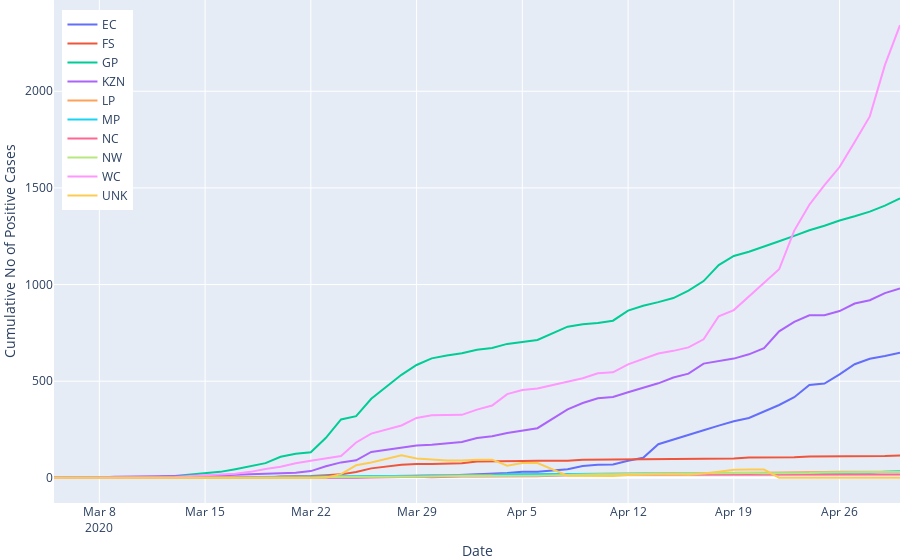

The code cell stored with this chart in its notebook:
### Code cell
fig_cum_prov_cases = px.line(prov_cumulative, x='date', y='cumulative_cases', color='province',
                         hover_data=['province'])

fig_cum_prov_cases.update_layout(
    title="",
    xaxis_title="Date",
    yaxis_title="Cumulative No of Positive Cases",
    hovermode= 'x',
    legend=dict(x=0.01, y=.98, title=dict(text="")),
    xaxis=dict(fixedrange=True),
    yaxis=dict(fixedrange=True),
    margin=empty_margin_dict,

)

for d in fig_cum_prov_cases.data:
    d.hoverinfo = 'all',
    d.hovertemplate = '%{customdata[0]}<br>%{y}'
    d.hoverlabel.namelength = 0
#     d.name = d.name[9:]
    
fig_cum_prov_cases.show(config = dict(displayModeBar=False))

### Figure 1 — Plotly figure (JSON) as saved in the notebook; plotly's stock layout.template omitted (floating-point values rounded to 4 significant figures)
{"data": [{"customdata": [["EC"], ["EC"], ["EC"], ["EC"], ["EC"], ["EC"], ["EC"], ["EC"], ["EC"], ["EC"], ["EC"], ["EC"], ["EC"], ["EC"], ["EC"], ["EC"], ["EC"], ["EC"], ["EC"], ["EC"], ["EC"], ["EC"], ["EC"], ["EC"], ["EC"], ["EC"], ["EC"], ["EC"], ["EC"], ["EC"], ["EC"], ["EC"], ["EC"], ["EC"], ["EC"], ["EC"], ["EC"], ["EC"], ["EC"], ["EC"], ["EC"], ["EC"], ["EC"], ["EC"], ["EC"], ["EC"], ["EC"], ["EC"], ["EC"], ["EC"], ["EC"], ["EC"], ["EC"]], "hoverinfo": ["all"], "hoverlabel": {"namelength": 0}, "hovertemplate": "%{customdata[0]}<br>%{y}", "legendgroup": "EC", "line": {"color": "#636efa", "dash": "solid"}, "mode": "lines", "name": "EC", "showlegend": true, "type": "scatter", "x": ["2020-03-05T00:00:00", "2020-03-07T00:00:00", "2020-03-08T00:00:00", "2020-03-09T00:00:00", "2020-03-11T00:00:00", "2020-03-12T00:00:00", "2020-03-13T00:00:00", "2020-03-14T00:00:00", "2020-03-15T00:00:00", "2020-03-16T00:00:00", "2020-03-17T00:00:00", "2020-03-18T00:00:00", "2020-03-19T00:00:00", "2020-03-20T00:00:00", "2020-03-21T00:00:00", "2020-03-22T00:00:00", "2020-03-23T00:00:00", "2020-03-24T00:00:00", "2020-03-25T00:00:00", "2020-03-26T00:00:00", "2020-03-28T00:00:00", "2020-03-29T00:00:00", "2020-03-30T00:00:00", "2020-03-31T00:00:00", "2020-04-01T00:00:00", "2020-04-02T00:00:00", "2020-04-03T00:00:00", "2020-04-04T00:00:00", "2020-04-05T00:00:00", "2020-04-06T00:00:00", "2020-04-08T00:00:00", "2020-04-09T00:00:00", "2020-04-10T00:00:00", "2020-04-11T00:00:00", "2020-04-12T00:00:00", "2020-04-13T00:00:00", "2020-04-14T00:00:00", "2020-04-15T00:00:00", "2020-04-16T00:00:00", "2020-04-17T00:00:00", "2020-04-18T00:00:00", "2020-04-19T00:00:00", "2020-04-20T00:00:00", "2020-04-21T00:00:00", "2020-04-22T00:00:00", "2020-04-23T00:00:00", "2020-04-24T00:00:00", "2020-04-25T00:00:00", "2020-04-26T00:00:00", "2020-04-27T00:00:00", "2020-04-28T00:00:00", "2020-04-29T00:00:00", "2020-04-30T00:00:00"], "xaxis": "x", "y": [0, 0, 0, 0, 0, 0, 0, 0, 0, 0, 0, 0, 0, 0, 1, 2, 2, 2, 2, 5, 10, 12, 12, 12, 15, 17, 21, 25, 31, 32, 45, 61, 68, 69, 88, 104, 174, 199, 220, 246, 270, 293, 310, 345, 377, 417, 480, 488, 535, 588, 616, 630, 647], "yaxis": "y"}, {"customdata": [["FS"], ["FS"], ["FS"], ["FS"], ["FS"], ["FS"], ["FS"], ["FS"], ["FS"], ["FS"], ["FS"], ["FS"], ["FS"], ["FS"], ["FS"], ["FS"], ["FS"], ["FS"], ["FS"], ["FS"], ["FS"], ["FS"], ["FS"], ["FS"], ["FS"], ["FS"], ["FS"], ["FS"], ["FS"], ["FS"], ["FS"], ["FS"], ["FS"], ["FS"], ["FS"], ["FS"], ["FS"], ["FS"], ["FS"], ["FS"], ["FS"], ["FS"], ["FS"], ["FS"], ["FS"], ["FS"], ["FS"], ["FS"], ["FS"], ["FS"], ["FS"], ["FS"], ["FS"]], "hoverinfo": ["all"], "hoverlabel": {"namelength": 0}, "hovertemplate": "%{customdata[0]}<br>%{y}", "legendgroup": "FS", "line": {"color": "#EF553B", "dash": "solid"}, "mode": "lines", "name": "FS", "showlegend": true, "type": "scatter", "x": ["2020-03-05T00:00:00", "2020-03-07T00:00:00", "2020-03-08T00:00:00", "2020-03-09T00:00:00", "2020-03-11T00:00:00", "2020-03-12T00:00:00", "2020-03-13T00:00:00", "2020-03-14T00:00:00", "2020-03-15T00:00:00", "2020-03-16T00:00:00", "2020-03-17T00:00:00", "2020-03-18T00:00:00", "2020-03-19T00:00:00", "2020-03-20T00:00:00", "2020-03-21T00:00:00", "2020-03-22T00:00:00", "2020-03-23T00:00:00", "2020-03-24T00:00:00", "2020-03-25T00:00:00", "2020-03-26T00:00:00", "2020-03-28T00:00:00", "2020-03-29T00:00:00", "2020-03-30T00:00:00", "2020-03-31T00:00:00", "2020-04-01T00:00:00", "2020-04-02T00:00:00", "2020-04-03T00:00:00", "2020-04-04T00:00:00", "2020-04-05T00:00:00", "2020-04-06T00:00:00", "2020-04-08T00:00:00", "2020-04-09T00:00:00", "2020-04-10T00:00:00", "2020-04-11T00:00:00", "2020-04-12T00:00:00", "2020-04-13T00:00:00", "2020-04-14T00:00:00", "2020-04-15T00:00:00", "2020-04-16T00:00:00", "2020-04-17T00:00:00", "2020-04-18T00:00:00", "2020-04-19T00:00:00", "2020-04-20T00:00:00", "2020-04-21T00:00:00", "2020-04-22T00:00:00", "2020-04-23T00:00:00", "2020-04-24T00:00:00", "2020-04-25T00:00:00", "2020-04-26T00:00:00", "2020-04-27T00:00:00", "2020-04-28T00:00:00", "2020-04-29T00:00:00", "2020-04-30T00:00:00"], "xaxis": "x", "y": [0, 0, 0, 0, 0, 0, 0, 0, 0, 0, 0, 0, 0, 7, 7, 9, 13, 18, 30, 49, 68, 72, 72, 74, 76, 84, 84, 85, 87, 89, 88, 93, 94, 94, 96, 96, 98, 97, 98, 100, 100, 100, 105, 106, 106, 106, 111, 111, 110, 111, 113, 113, 116], "yaxis": "y"}, {"customdata": [["GP"], ["GP"], ["GP"], ["GP"], ["GP"], ["GP"], ["GP"], ["GP"], ["GP"], ["GP"], ["GP"], ["GP"], ["GP"], ["GP"], ["GP"], ["GP"], ["GP"], ["GP"], ["GP"], ["GP"], ["GP"], ["GP"], ["GP"], ["GP"], ["GP"], ["GP"], ["GP"], ["GP"], ["GP"], ["GP"], ["GP"], ["GP"], ["GP"], ["GP"], ["GP"], ["GP"], ["GP"], ["GP"], ["GP"], ["GP"], ["GP"], ["GP"], ["GP"], ["GP"], ["GP"], ["GP"], ["GP"], ["GP"], ["GP"], ["GP"], ["GP"], ["GP"], ["GP"]], "hoverinfo": ["all"], "hoverlabel": {"namelength": 0}, "hovertemplate": "%{customdata[0]}<br>%{y}", "legendgroup": "GP", "line": {"color": "#00cc96", "dash": "solid"}, "mode": "lines", "name": "GP", "showlegend": true, "type": "scatter", "x": ["2020-03-05T00:00:00", "2020-03-07T00:00:00", "2020-03-08T00:00:00", "2020-03-09T00:00:00", "2020-03-11T00:00:00", "2020-03-12T00:00:00", "2020-03-13T00:00:00", "2020-03-14T00:00:00", "2020-03-15T00:00:00", "2020-03-16T00:00:00", "2020-03-17T00:00:00", "2020-03-18T00:00:00", "2020-03-19T00:00:00", "2020-03-20T00:00:00", "2020-03-21T00:00:00", "2020-03-22T00:00:00", "2020-03-23T00:00:00", "2020-03-24T00:00:00", "2020-03-25T00:00:00", "2020-03-26T00:00:00", "2020-03-28T00:00:00", "2020-03-29T00:00:00", "2020-03-30T00:00:00", "2020-03-31T00:00:00", "2020-04-01T00:00:00", "2020-04-02T00:00:00", "2020-04-03T00:00:00", "2020-04-04T00:00:00", "2020-04-05T00:00:00", "2020-04-06T00:00:00", "2020-04-08T00:00:00", "2020-04-09T00:00:00", "2020-04-10T00:00:00", "2020-04-11T00:00:00", "2020-04-12T00:00:00", "2020-04-13T00:00:00", "2020-04-14T00:00:00", "2020-04-15T00:00:00", "2020-04-16T00:00:00", "2020-04-17T00:00:00", "2020-04-18T00:00:00", "2020-04-19T00:00:00", "2020-04-20T00:00:00", "2020-04-21T00:00:00", "2020-04-22T00:00:00", "2020-04-23T00:00:00", "2020-04-24T00:00:00", "2020-04-25T00:00:00", "2020-04-26T00:00:00", "2020-04-27T00:00:00", "2020-04-28T00:00:00", "2020-04-29T00:00:00", "2020-04-30T00:00:00"], "xaxis": "x", "y": [0, 1, 1, 1, 5, 6, 10, 17, 24, 31, 45, 61, 76, 109, 125, 132, 207, 302, 319, 409, 533, 584, 618, 633, 645, 663, 672, 693, 704, 713, 782, 795, 801, 813, 865, 890, 909, 930, 969, 1018, 1101, 1148, 1170, 1199, 1224, 1252, 1281, 1304, 1331, 1353, 1377, 1408, 1446], "yaxis": "y"}, {"customdata": [["KZN"], ["KZN"], ["KZN"], ["KZN"], ["KZN"], ["KZN"], ["KZN"], ["KZN"], ["KZN"], ["KZN"], ["KZN"], ["KZN"], ["KZN"], ["KZN"], ["KZN"], ["KZN"], ["KZN"], ["KZN"], ["KZN"], ["KZN"], ["KZN"], ["KZN"], ["KZN"], ["KZN"], ["KZN"], ["KZN"], ["KZN"], ["KZN"], ["KZN"], ["KZN"], ["KZN"], ["KZN"], ["KZN"], ["KZN"], ["KZN"], ["KZN"], ["KZN"], ["KZN"], ["KZN"], ["KZN"], ["KZN"], ["KZN"], ["KZN"], ["KZN"], ["KZN"], ["KZN"], ["KZN"], ["KZN"], ["KZN"], ["KZN"], ["KZN"], ["KZN"], ["KZN"]], "hoverinfo": ["all"], "hoverlabel": {"namelength": 0}, "hovertemplate": "%{customdata[0]}<br>%{y}", "legendgroup": "KZN", "line": {"color": "#ab63fa", "dash": "solid"}, "mode": "lines", "name": "KZN", "showlegend": true, "type": "scatter", "x": ["2020-03-05T00:00:00", "2020-03-07T00:00:00", "2020-03-08T00:00:00", "2020-03-09T00:00:00", "2020-03-11T00:00:00", "2020-03-12T00:00:00", "2020-03-13T00:00:00", "2020-03-14T00:00:00", "2020-03-15T00:00:00", "2020-03-16T00:00:00", "2020-03-17T00:00:00", "2020-03-18T00:00:00", "2020-03-19T00:00:00", "2020-03-20T00:00:00", "2020-03-21T00:00:00", "2020-03-22T00:00:00", "2020-03-23T00:00:00", "2020-03-24T00:00:00", "2020-03-25T00:00:00", "2020-03-26T00:00:00", "2020-03-28T00:00:00", "2020-03-29T00:00:00", "2020-03-30T00:00:00", "2020-03-31T00:00:00", "2020-04-01T00:00:00", "2020-04-02T00:00:00", "2020-04-03T00:00:00", "2020-04-04T00:00:00", "2020-04-05T00:00:00", "2020-04-06T00:00:00", "2020-04-08T00:00:00", "2020-04-09T00:00:00", "2020-04-10T00:00:00", "2020-04-11T00:00:00", "2020-04-12T00:00:00", "2020-04-13T00:00:00", "2020-04-14T00:00:00", "2020-04-15T00:00:00", "2020-04-16T00:00:00", "2020-04-17T00:00:00", "2020-04-18T00:00:00", "2020-04-19T00:00:00", "2020-04-20T00:00:00", "2020-04-21T00:00:00", "2020-04-22T00:00:00", "2020-04-23T00:00:00", "2020-04-24T00:00:00", "2020-04-25T00:00:00", "2020-04-26T00:00:00", "2020-04-27T00:00:00", "2020-04-28T00:00:00", "2020-04-29T00:00:00", "2020-04-30T00:00:00"], "xaxis": "x", "y": [1, 1, 2, 6, 7, 8, 10, 11, 12, 12, 16, 19, 22, 23, 26, 35, 60, 80, 91, 134, 156, 167, 171, 179, 186, 206, 215, 232, 246, 257, 354, 387, 412, 418, 443, 465, 489, 519, 539, 591, 604, 617, 639, 671, 758, 807, 841, 841, 863, 902, 919, 956, 980], "yaxis": "y"}, {"customdata": [["LP"], ["LP"], ["LP"], ["LP"], ["LP"], ["LP"], ["LP"], ["LP"], ["LP"], ["LP"], ["LP"], ["LP"], ["LP"], ["LP"], ["LP"], ["LP"], ["LP"], ["LP"], ["LP"], ["LP"], ["LP"], ["LP"], ["LP"], ["LP"], ["LP"], ["LP"], ["LP"], ["LP"], ["LP"], ["LP"], ["LP"], ["LP"], ["LP"], ["LP"], ["LP"], ["LP"], ["LP"], ["LP"], ["LP"], ["LP"], ["LP"], ["LP"], ["LP"], ["LP"], ["LP"], ["LP"], ["LP"], ["LP"], ["LP"], ["LP"], ["LP"], ["LP"], ["LP"]], "hoverinfo": ["all"], "hoverlabel": {"namelength": 0}, "hovertemplate": "%{customdata[0]}<br>%{y}", "legendgroup": "LP", "line": {"color": "#FFA15A", "dash": "solid"}, "mode": "lines", "name": "LP", "showlegend": true, "type": "scatter", "x": ["2020-03-05T00:00:00", "2020-03-07T00:00:00", "2020-03-08T00:00:00", "2020-03-09T00:00:00", "2020-03-11T00:00:00", "2020-03-12T00:00:00", "2020-03-13T00:00:00", "2020-03-14T00:00:00", "2020-03-15T00:00:00", "2020-03-16T00:00:00", "2020-03-17T00:00:00", "2020-03-18T00:00:00", "2020-03-19T00:00:00", "2020-03-20T00:00:00", "2020-03-21T00:00:00", "2020-03-22T00:00:00", "2020-03-23T00:00:00", "2020-03-24T00:00:00", "2020-03-25T00:00:00", "2020-03-26T00:00:00", "2020-03-28T00:00:00", "2020-03-29T00:00:00", "2020-03-30T00:00:00", "2020-03-31T00:00:00", "2020-04-01T00:00:00", "2020-04-02T00:00:00", "2020-04-03T00:00:00", "2020-04-04T00:00:00", "2020-04-05T00:00:00", "2020-04-06T00:00:00", "2020-04-08T00:00:00", "2020-04-09T00:00:00", "2020-04-10T00:00:00", "2020-04-11T00:00:00", "2020-04-12T00:00:00", "2020-04-13T00:00:00", "2020-04-14T00:00:00", "2020-04-15T00:00:00", "2020-04-16T00:00:00", "2020-04-17T00:00:00", "2020-04-18T00:00:00", "2020-04-19T00:00:00", "2020-04-20T00:00:00", "2020-04-21T00:00:00", "2020-04-22T00:00:00", "2020-04-23T00:00:00", "2020-04-24T00:00:00", "2020-04-25T00:00:00", "2020-04-26T00:00:00", "2020-04-27T00:00:00", "2020-04-28T00:00:00", "2020-04-29T00:00:00", "2020-04-30T00:00:00"], "xaxis": "x", "y": [0, 0, 0, 0, 0, 0, 0, 0, 0, 1, 1, 1, 1, 1, 1, 2, 4, 4, 4, 6, 11, 12, 11, 14, 14, 16, 16, 18, 19, 19, 21, 22, 24, 23, 23, 23, 24, 25, 26, 26, 26, 27, 27, 27, 27, 27, 29, 30, 31, 31, 31, 31, 32], "yaxis": "y"}, {"customdata": [["MP"], ["MP"], ["MP"], ["MP"], ["MP"], ["MP"], ["MP"], ["MP"], ["MP"], ["MP"], ["MP"], ["MP"], ["MP"], ["MP"], ["MP"], ["MP"], ["MP"], ["MP"], ["MP"], ["MP"], ["MP"], ["MP"], ["MP"], ["MP"], ["MP"], ["MP"], ["MP"], ["MP"], ["MP"], ["MP"], ["MP"], ["MP"], ["MP"], ["MP"], ["MP"], ["MP"], ["MP"], ["MP"], ["MP"], ["MP"], ["MP"], ["MP"], ["MP"], ["MP"], ["MP"], ["MP"], ["MP"], ["MP"], ["MP"], ["MP"], ["MP"], ["MP"], ["MP"]], "hoverinfo": ["all"], "hoverlabel": {"namelength": 0}, "hovertemplate": "%{customdata[0]}<br>%{y}", "legendgroup": "MP", "line": {"color": "#19d3f3", "dash": "solid"}, "mode": "lines", "name": "MP", "showlegend": true, "type": "scatter", "x": ["2020-03-05T00:00:00", "2020-03-07T00:00:00", "2020-03-08T00:00:00", "2020-03-09T00:00:00", "2020-03-11T00:00:00", "2020-03-12T00:00:00", "2020-03-13T00:00:00", "2020-03-14T00:00:00", "2020-03-15T00:00:00", "2020-03-16T00:00:00", "2020-03-17T00:00:00", "2020-03-18T00:00:00", "2020-03-19T00:00:00", "2020-03-20T00:00:00", "2020-03-21T00:00:00", "2020-03-22T00:00:00", "2020-03-23T00:00:00", "2020-03-24T00:00:00", "2020-03-25T00:00:00", "2020-03-26T00:00:00", "2020-03-28T00:00:00", "2020-03-29T00:00:00", "2020-03-30T00:00:00", "2020-03-31T00:00:00", "2020-04-01T00:00:00", "2020-04-02T00:00:00", "2020-04-03T00:00:00", "2020-04-04T00:00:00", "2020-04-05T00:00:00", "2020-04-06T00:00:00", "2020-04-08T00:00:00", "2020-04-09T00:00:00", "2020-04-10T00:00:00", "2020-04-11T00:00:00", "2020-04-12T00:00:00", "2020-04-13T00:00:00", "2020-04-14T00:00:00", "2020-04-15T00:00:00", "2020-04-16T00:00:00", "2020-04-17T00:00:00", "2020-04-18T00:00:00", "2020-04-19T00:00:00", "2020-04-20T00:00:00", "2020-04-21T00:00:00", "2020-04-22T00:00:00", "2020-04-23T00:00:00", "2020-04-24T00:00:00", "2020-04-25T00:00:00", "2020-04-26T00:00:00", "2020-04-27T00:00:00", "2020-04-28T00:00:00", "2020-04-29T00:00:00", "2020-04-30T00:00:00"], "xaxis": "x", "y": [0, 0, 0, 0, 0, 1, 1, 1, 1, 2, 2, 4, 5, 5, 5, 5, 9, 9, 8, 9, 10, 11, 11, 12, 12, 13, 13, 18, 18, 18, 21, 20, 20, 20, 21, 22, 22, 22, 22, 23, 25, 23, 23, 24, 23, 23, 24, 23, 23, 26, 26, 31, 36], "yaxis": "y"}, {"customdata": [["NC"], ["NC"], ["NC"], ["NC"], ["NC"], ["NC"], ["NC"], ["NC"], ["NC"], ["NC"], ["NC"], ["NC"], ["NC"], ["NC"], ["NC"], ["NC"], ["NC"], ["NC"], ["NC"], ["NC"], ["NC"], ["NC"], ["NC"], ["NC"], ["NC"], ["NC"], ["NC"], ["NC"], ["NC"], ["NC"], ["NC"], ["NC"], ["NC"], ["NC"], ["NC"], ["NC"], ["NC"], ["NC"], ["NC"], ["NC"], ["NC"], ["NC"], ["NC"], ["NC"], ["NC"], ["NC"], ["NC"], ["NC"], ["NC"], ["NC"], ["NC"], ["NC"], ["NC"]], "hoverinfo": ["all"], "hoverlabel": {"namelength": 0}, "hovertemplate": "%{customdata[0]}<br>%{y}", "legendgroup": "NC", "line": {"color": "#FF6692", "dash": "solid"}, "mode": "lines", "name": "NC", "showlegend": true, "type": "scatter", "x": ["2020-03-05T00:00:00", "2020-03-07T00:00:00", "2020-03-08T00:00:00", "2020-03-09T00:00:00", "2020-03-11T00:00:00", "2020-03-12T00:00:00", "2020-03-13T00:00:00", "2020-03-14T00:00:00", "2020-03-15T00:00:00", "2020-03-16T00:00:00", "2020-03-17T00:00:00", "2020-03-18T00:00:00", "2020-03-19T00:00:00", "2020-03-20T00:00:00", "2020-03-21T00:00:00", "2020-03-22T00:00:00", "2020-03-23T00:00:00", "2020-03-24T00:00:00", "2020-03-25T00:00:00", "2020-03-26T00:00:00", "2020-03-28T00:00:00", "2020-03-29T00:00:00", "2020-03-30T00:00:00", "2020-03-31T00:00:00", "2020-04-01T00:00:00", "2020-04-02T00:00:00", "2020-04-03T00:00:00", "2020-04-04T00:00:00", "2020-04-05T00:00:00", "2020-04-06T00:00:00", "2020-04-08T00:00:00", "2020-04-09T00:00:00", "2020-04-10T00:00:00", "2020-04-11T00:00:00", "2020-04-12T00:00:00", "2020-04-13T00:00:00", "2020-04-14T00:00:00", "2020-04-15T00:00:00", "2020-04-16T00:00:00", "2020-04-17T00:00:00", "2020-04-18T00:00:00", "2020-04-19T00:00:00", "2020-04-20T00:00:00", "2020-04-21T00:00:00", "2020-04-22T00:00:00", "2020-04-23T00:00:00", "2020-04-24T00:00:00", "2020-04-25T00:00:00", "2020-04-26T00:00:00", "2020-04-27T00:00:00", "2020-04-28T00:00:00", "2020-04-29T00:00:00", "2020-04-30T00:00:00"], "xaxis": "x", "y": [0, 0, 0, 0, 0, 0, 0, 0, 0, 0, 0, 0, 0, 0, 0, 0, 2, 2, 2, 2, 5, 6, 3, 6, 7, 7, 7, 7, 8, 8, 13, 15, 15, 16, 16, 16, 16, 16, 16, 16, 16, 16, 18, 16, 16, 16, 16, 16, 17, 17, 17, 17, 17], "yaxis": "y"}, {"customdata": [["NW"], ["NW"], ["NW"], ["NW"], ["NW"], ["NW"], ["NW"], ["NW"], ["NW"], ["NW"], ["NW"], ["NW"], ["NW"], ["NW"], ["NW"], ["NW"], ["NW"], ["NW"], ["NW"], ["NW"], ["NW"], ["NW"], ["NW"], ["NW"], ["NW"], ["NW"], ["NW"], ["NW"], ["NW"], ["NW"], ["NW"], ["NW"], ["NW"], ["NW"], ["NW"], ["NW"], ["NW"], ["NW"], ["NW"], ["NW"], ["NW"], ["NW"], ["NW"], ["NW"], ["NW"], ["NW"], ["NW"], ["NW"], ["NW"], ["NW"], ["NW"], ["NW"], ["NW"]], "hoverinfo": ["all"], "hoverlabel": {"namelength": 0}, "hovertemplate": "%{customdata[0]}<br>%{y}", "legendgroup": "NW", "line": {"color": "#B6E880", "dash": "solid"}, "mode": "lines", "name": "NW", "showlegend": true, "type": "scatter", "x": ["2020-03-05T00:00:00", "2020-03-07T00:00:00", "2020-03-08T00:00:00", "2020-03-09T00:00:00", "2020-03-11T00:00:00", "2020-03-12T00:00:00", "2020-03-13T00:00:00", "2020-03-14T00:00:00", "2020-03-15T00:00:00", "2020-03-16T00:00:00", "2020-03-17T00:00:00", "2020-03-18T00:00:00", "2020-03-19T00:00:00", "2020-03-20T00:00:00", "2020-03-21T00:00:00", "2020-03-22T00:00:00", "2020-03-23T00:00:00", "2020-03-24T00:00:00", "2020-03-25T00:00:00", "2020-03-26T00:00:00", "2020-03-28T00:00:00", "2020-03-29T00:00:00", "2020-03-30T00:00:00", "2020-03-31T00:00:00", "2020-04-01T00:00:00", "2020-04-02T00:00:00", "2020-04-03T00:00:00", "2020-04-04T00:00:00", "2020-04-05T00:00:00", "2020-04-06T00:00:00", "2020-04-08T00:00:00", "2020-04-09T00:00:00", "2020-04-10T00:00:00", "2020-04-11T00:00:00", "2020-04-12T00:00:00", "2020-04-13T00:00:00", "2020-04-14T00:00:00", "2020-04-15T00:00:00", "2020-04-16T00:00:00", "2020-04-17T00:00:00", "2020-04-18T00:00:00", "2020-04-19T00:00:00", "2020-04-20T00:00:00", "2020-04-21T00:00:00", "2020-04-22T00:00:00", "2020-04-23T00:00:00", "2020-04-24T00:00:00", "2020-04-25T00:00:00", "2020-04-26T00:00:00", "2020-04-27T00:00:00", "2020-04-28T00:00:00", "2020-04-29T00:00:00", "2020-04-30T00:00:00"], "xaxis": "x", "y": [0, 0, 0, 0, 0, 0, 0, 0, 0, 0, 0, 0, 0, 0, 0, 0, 4, 5, 5, 5, 6, 6, 8, 8, 9, 9, 9, 11, 11, 11, 15, 15, 18, 19, 19, 22, 22, 23, 24, 24, 24, 24, 25, 24, 24, 25, 25, 28, 28, 31, 29, 29, 31], "yaxis": "y"}, {"customdata": [["WC"], ["WC"], ["WC"], ["WC"], ["WC"], ["WC"], ["WC"], ["WC"], ["WC"], ["WC"], ["WC"], ["WC"], ["WC"], ["WC"], ["WC"], ["WC"], ["WC"], ["WC"], ["WC"], ["WC"], ["WC"], ["WC"], ["WC"], ["WC"], ["WC"], ["WC"], ["WC"], ["WC"], ["WC"], ["WC"], ["WC"], ["WC"], ["WC"], ["WC"], ["WC"], ["WC"], ["WC"], ["WC"], ["WC"], ["WC"], ["WC"], ["WC"], ["WC"], ["WC"], ["WC"], ["WC"], ["WC"], ["WC"], ["WC"], ["WC"], ["WC"], ["WC"], ["WC"]], "hoverinfo": ["all"], "hoverlabel": {"namelength": 0}, "hovertemplate": "%{customdata[0]}<br>%{y}", "legendgroup": "WC", "line": {"color": "#FF97FF", "dash": "solid"}, "mode": "lines", "name": "WC", "showlegend": true, "type": "scatter", "x": ["2020-03-05T00:00:00", "2020-03-07T00:00:00", "2020-03-08T00:00:00", "2020-03-09T00:00:00", "2020-03-11T00:00:00", "2020-03-12T00:00:00", "2020-03-13T00:00:00", "2020-03-14T00:00:00", "2020-03-15T00:00:00", "2020-03-16T00:00:00", "2020-03-17T00:00:00", "2020-03-18T00:00:00", "2020-03-19T00:00:00", "2020-03-20T00:00:00", "2020-03-21T00:00:00", "2020-03-22T00:00:00", "2020-03-23T00:00:00", "2020-03-24T00:00:00", "2020-03-25T00:00:00", "2020-03-26T00:00:00", "2020-03-28T00:00:00", "2020-03-29T00:00:00", "2020-03-30T00:00:00", "2020-03-31T00:00:00", "2020-04-01T00:00:00", "2020-04-02T00:00:00", "2020-04-03T00:00:00", "2020-04-04T00:00:00", "2020-04-05T00:00:00", "2020-04-06T00:00:00", "2020-04-08T00:00:00", "2020-04-09T00:00:00", "2020-04-10T00:00:00", "2020-04-11T00:00:00", "2020-04-12T00:00:00", "2020-04-13T00:00:00", "2020-04-14T00:00:00", "2020-04-15T00:00:00", "2020-04-16T00:00:00", "2020-04-17T00:00:00", "2020-04-18T00:00:00", "2020-04-19T00:00:00", "2020-04-20T00:00:00", "2020-04-21T00:00:00", "2020-04-22T00:00:00", "2020-04-23T00:00:00", "2020-04-24T00:00:00", "2020-04-25T00:00:00", "2020-04-26T00:00:00", "2020-04-27T00:00:00", "2020-04-28T00:00:00", "2020-04-29T00:00:00", "2020-04-30T00:00:00"], "xaxis": "x", "y": [0, 0, 0, 0, 1, 1, 3, 9, 14, 16, 21, 31, 46, 57, 75, 89, 100, 113, 183, 229, 271, 310, 324, 325, 326, 353, 374, 433, 454, 462, 495, 515, 541, 546, 587, 617, 643, 657, 675, 717, 836, 868, 940, 1010, 1079, 1279, 1413, 1514, 1608, 1737, 1870, 2135, 2342], "yaxis": "y"}, {"customdata": [["UNK"], ["UNK"], ["UNK"], ["UNK"], ["UNK"], ["UNK"], ["UNK"], ["UNK"], ["UNK"], ["UNK"], ["UNK"], ["UNK"], ["UNK"], ["UNK"], ["UNK"], ["UNK"], ["UNK"], ["UNK"], ["UNK"], ["UNK"], ["UNK"], ["UNK"], ["UNK"], ["UNK"], ["UNK"], ["UNK"], ["UNK"], ["UNK"], ["UNK"], ["UNK"], ["UNK"], ["UNK"], ["UNK"], ["UNK"], ["UNK"], ["UNK"], ["UNK"], ["UNK"], ["UNK"], ["UNK"], ["UNK"], ["UNK"], ["UNK"], ["UNK"], ["UNK"], ["UNK"], ["UNK"], ["UNK"], ["UNK"], ["UNK"], ["UNK"], ["UNK"], ["UNK"]], "hoverinfo": ["all"], "hoverlabel": {"namelength": 0}, "hovertemplate": "%{customdata[0]}<br>%{y}", "legendgroup": "UNK", "line": {"color": "#FECB52", "dash": "solid"}, "mode": "lines", "name": "UNK", "showlegend": true, "type": "scatter", "x": ["2020-03-05T00:00:00", "2020-03-07T00:00:00", "2020-03-08T00:00:00", "2020-03-09T00:00:00", "2020-03-11T00:00:00", "2020-03-12T00:00:00", "2020-03-13T00:00:00", "2020-03-14T00:00:00", "2020-03-15T00:00:00", "2020-03-16T00:00:00", "2020-03-17T00:00:00", "2020-03-18T00:00:00", "2020-03-19T00:00:00", "2020-03-20T00:00:00", "2020-03-21T00:00:00", "2020-03-22T00:00:00", "2020-03-23T00:00:00", "2020-03-24T00:00:00", "2020-03-25T00:00:00", "2020-03-26T00:00:00", "2020-03-28T00:00:00", "2020-03-29T00:00:00", "2020-03-30T00:00:00", "2020-03-31T00:00:00", "2020-04-01T00:00:00", "2020-04-02T00:00:00", "2020-04-03T00:00:00", "2020-04-04T00:00:00", "2020-04-05T00:00:00", "2020-04-06T00:00:00", "2020-04-08T00:00:00", "2020-04-09T00:00:00", "2020-04-10T00:00:00", "2020-04-11T00:00:00", "2020-04-12T00:00:00", "2020-04-13T00:00:00", "2020-04-14T00:00:00", "2020-04-15T00:00:00", "2020-04-16T00:00:00", "2020-04-17T00:00:00", "2020-04-18T00:00:00", "2020-04-19T00:00:00", "2020-04-20T00:00:00", "2020-04-21T00:00:00", "2020-04-22T00:00:00", "2020-04-23T00:00:00", "2020-04-24T00:00:00", "2020-04-25T00:00:00", "2020-04-26T00:00:00", "2020-04-27T00:00:00", "2020-04-28T00:00:00", "2020-04-29T00:00:00", "2020-04-30T00:00:00"], "xaxis": "x", "y": [0, 0, 0, 0, 0, 0, 0, 0, 0, 0, 0, 0, 0, 0, 0, 0, 1, 19, 65, 79, 117, 100, 96, 90, 90, 94, 94, 63, 77, 77, 11, 11, 10, 10, 15, 17, 18, 18, 16, 22, 32, 42, 43, 43, 1, 1, 0, 0, 0, 0, 0, 0, 0], "yaxis": "y"}], "layout": {"hovermode": "x", "legend": {"title": {"text": ""}, "tracegroupgap": 0, "x": 0.01, "y": 0.98}, "margin": {"b": 0, "l": 0, "r": 0, "t": 0}, "title": {"text": ""}, "xaxis": {"anchor": "y", "domain": [0, 1], "fixedrange": true, "title": {"text": "Date"}}, "yaxis": {"anchor": "x", "domain": [0, 1], "fixedrange": true, "title": {"text": "Cumulative No of Positive Cases"}}}}
